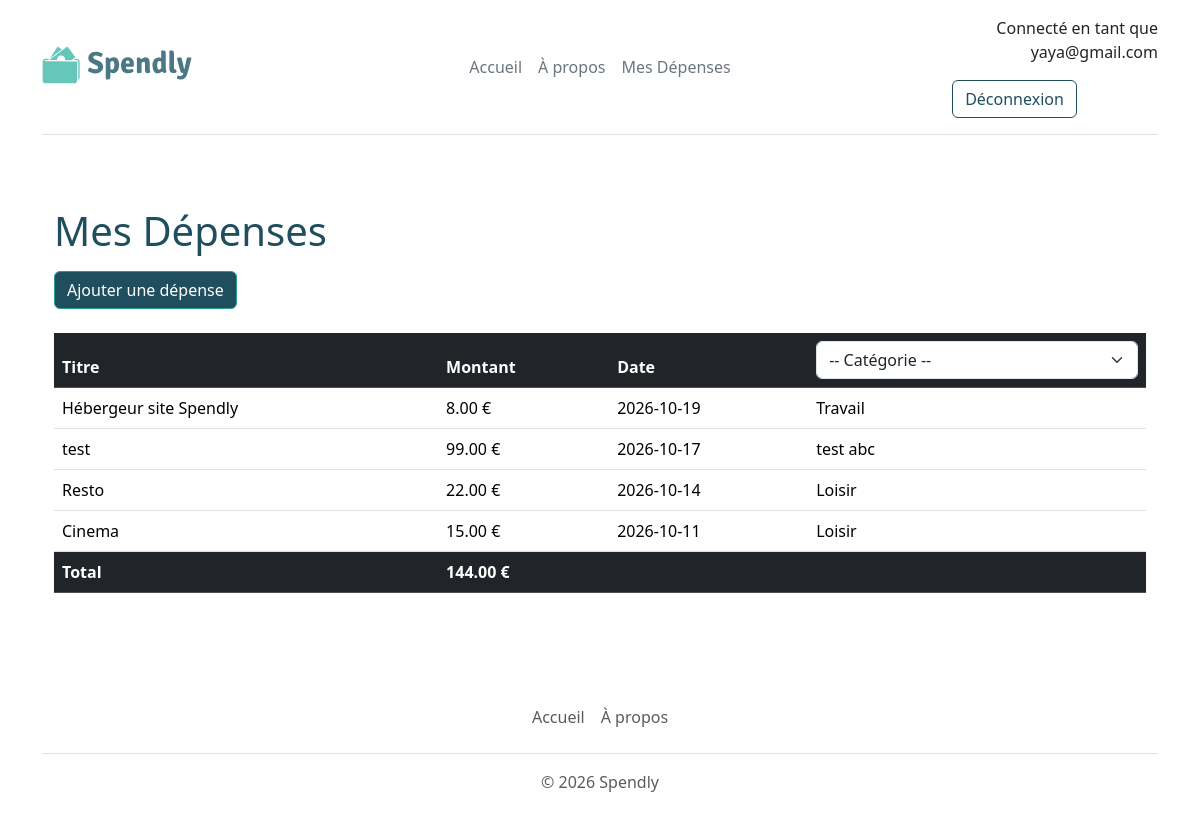
The app's page /depenses.php (signed in) with its own data.
### tables this page shows
CREATE TABLE `expense` (
  `id_expense` int NOT NULL AUTO_INCREMENT,
  `amount` decimal(15,2) NOT NULL,
  `title` varchar(255) NOT NULL,
  `expense_date` date NOT NULL,
  `id_category` int NOT NULL,
  `id_user` int NOT NULL,
  PRIMARY KEY (`id_expense`),
  KEY `expense_ibfk_1` (`id_category`),
  KEY `expense_ibfk_2` (`id_user`),
  CONSTRAINT `expense_ibfk_1` FOREIGN KEY (`id_category`) REFERENCES `category` (`id_category`) ON DELETE CASCADE ON UPDATE CASCADE,
  CONSTRAINT `expense_ibfk_2` FOREIGN KEY (`id_user`) REFERENCES `user` (`id_user`) ON DELETE CASCADE ON UPDATE CASCADE
);

CREATE TABLE `category` (
  `id_category` int NOT NULL AUTO_INCREMENT,
  `name` varchar(255) NOT NULL,
  PRIMARY KEY (`id_category`)
);

### libs/expense.php (called while the page is built, shortened)
<?php
function getExpenses(PDO $pdo, int $id_user, ?int $categoryId = null): array
{
    $where = '';
    $sql = "SELECT e.id_expense, e.amount, e.title, e.expense_date, e.id_category, c.name as category_name
            FROM expense e
            JOIN category c ON e.id_category = c.id_category
            WHERE e.id_user = :id_user $where
            ORDER BY e.expense_date DESC";
    $query = $pdo->prepare($sql);
    $query->bindValue(':id_user', $id_user, PDO::PARAM_INT);
    $query->execute();
    return $query->fetchAll(PDO::FETCH_ASSOC);
}
function getExpenseTotal(PDO $pdo, int $userId, ?int $categoryId = null): float
{
    $where = '';
    $sql = "SELECT SUM(e.amount) as total
            FROM expense e
            WHERE e.id_user = :id_user $where;";
    $query = $pdo->prepare($sql);
    $query->bindValue(':id_user', $userId, PDO::PARAM_INT);
    $query->execute();
    $result = $query->fetch(PDO::FETCH_ASSOC);
    if ($result["total"] === null) {
        $total = 0;
    } else {
        $total = (float) $result["total"];
    }
    return $total;
}
function formatPrice(float|int $price, string $currency = '€', $decimal = 2): string
{
    $formattedPrice = number_format($price, 2);
    return "$formattedPrice €";
}

### depenses.php (the view, shortened to what this page needs)
<?php
require_once 'templates/header.php';
require_once 'libs/expense.php';
$categoryId = null;
$expenses = getExpenses($pdo, $_SESSION['user']['id_user'], $categoryId);
$expenseTotal = getExpenseTotal($pdo, $_SESSION['user']['id_user'], $categoryId);
?>
<div class="container col-xxl-8 px-4 py-5">
    <h1 class='mb-3'>Mes Dépenses</h1>
    <button type="button" class="btn btn-primary" data-bs-toggle="modal" data-bs-target="#expenseModal">
        Ajouter une dépense
    </button>
    <form method="get">
        <table class="table mt-4">
            <thead>
                <tr class=table-dark>
                    <th scope="col">Titre</th>
                    <th scope="col">Montant</th>
                    <th scope="col">Date</th>
                    <th scope="col">
                        <select onchange="this.form.submit()" name="category" id="category" class="form-control form-select" aria-label="Catégorie">
                            <option value="">-- Catégorie --</option>
                        </select>
                    </th>
                </tr>
            </thead>
            <tbody>
                <?php if ($expenses): ?>
                    <?php foreach ($expenses as $expense) : ?>
                        <tr>
                            <td><?= htmlspecialchars($expense['title']) ?></td>
                            <td><?= htmlspecialchars(formatPrice($expense['amount'])) ?></td>
                            <td><?= htmlspecialchars($expense['expense_date']) ?></td>
                            <td><?= htmlspecialchars($expense['category_name']) ?></td>
                        </tr>
                    <?php endforeach ?>
                <?php else: ?>
                    <tr>
                        <td colspan="4" class="text-center">Aucune dépense</td>
                    </tr>
                <?php endif; ?>
            <tfoot>
                <tr class=table-dark>
                    <th>Total</th>
                    <th><?= htmlspecialchars(formatPrice($expenseTotal)) ?></th>
                    <th></th>
                    <th></th>
                </tr>
            </tfoot>
            </tbody>
        </table>
    </form>
</div>
<?php
require_once 'templates/footer.php';
?>

### templates/header.php (shortened to what this page needs)
<?php
$mainMenu = [
    'index.php' => 'Accueil',
    'propos.php' => 'À propos'
];
if (isset($_SESSION['user'])) {
    $mainMenu['depenses.php'] = ' Mes Dépenses';
}
?>
<!DOCTYPE html>
<html lang="fr">
<head>
    <link href="https://cdn.jsdelivr.net/npm/bootstrap@5.3.8/dist/css/bootstrap.min.css" rel="stylesheet">
    <link rel="stylesheet" href="./assets/css/override-bootstrap.css">
</head>
<body>
    <div class="container">
        <header class="d-flex flex-wrap align-items-center justify-content-center justify-content-md-between py-3 mb-4 border-bottom">
            <div class="col-md-3 mb-2 mb-md-0"><a href="/" class="d-inline-flex text-decoration-none">
                    <img src="/assets/images/spendly.svg" alt="Logo spendly" width="150">
                </a></div>
            <ul class="nav col-12 col-md-auto mb-2 mb-md-0 justify-content-center">
                <?php foreach ($mainMenu as $page => $title) : ?>
                    <li><a href="<?= $page ?>" class="nav-link px-2 link-secondary"><?= $title ?></a></li>
                <?php endforeach ?>
            </ul>
            <div class="col-md-3 text-end">
                <?php if (isset($_SESSION['user'])): ?>
                    <div class="d-flex flex-column align-items-center">
                        <p>Connecté en tant que <?= $_SESSION['user']['email'] ?></p>
                        <a href="deconnexion.php" class="btn btn-outline-primary
                    me-2">Déconnexion</a>
                    </div>
                <?php else: ?>
                    <a href="connexion.php" class="btn btn-outline-primary me-2">Connexion</a>
                    <a href="inscription.php" class="btn btn-primary">Inscription</a>
                <?php endif; ?>
            </div>
        </header>
    </div>
    <main>

### templates/footer.php (shortened to what this page needs)
<?php
$mainMenu = [
    'index.php' => 'Accueil',
    'propos.php' => 'À propos'
];
?>
</main>
<div class="container">
    <footer class="py-3 my-4">
        <ul class="nav justify-content-center border-bottom pb-3 mb-3">
            <?php foreach ($mainMenu as $page => $title) : ?>
                <li class="nav-item"><a href="<?= $page ?>" class="nav-link px-2 text-body-secondary"><?= $title ?></a></li>
            <?php endforeach ?>
        </ul>
        <p class="text-center text-body-secondary">© <?= date('Y') ?> Spendly</p>
    </footer>
</div>
</body>
</html>

### records on screen
expense: title "Hébergeur site Spendly", amount "8.00 €", expense_date "2026-10-19", id_category.name "Travail"
expense: title "test", amount "99.00 €", expense_date "2026-10-17", id_category.name "test abc"
expense: title "Resto", amount "22.00 €", expense_date "2026-10-14", id_category.name "Loisir"
expense: title "Cinema", amount "15.00 €", expense_date "2026-10-11", id_category.name "Loisir"

### other values on screen
$title "Accueil"
$title "À propos"
$title "Mes Dépenses"
$_SESSION['user']['email'] "yaya@gmail.com"
formatPrice($expenseTotal) "144.00 €"
